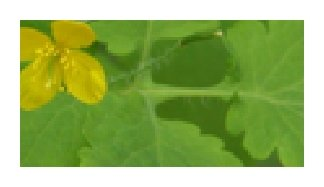
#> input picture The-flower-image-magnified-by-a-factor-of-3-Left-to-right-a-low-resolution-image-b.png, 324 x 187 px
$ python sharpaning.py
#> lines starting #> are read from the running program, lines starting #| are printed output that depends on the picture
import cv2
import numpy as np

image = cv2.imread("The-flower-image-magnified-by-a-factor-of-3-Left-to-right-a-low-resolution-image-b.png")
#> image is the input picture: shape (187, 324, 3); mean B, G, R 103.5, 179.1, 152.8

sharpanningKarnal = np.array([
    [0,-1,0],
    [-1,5,-1],
    [0,-1,0]
])

if image is None:
    print("image could not load")
else:
    sharpend = cv2.filter2D(image, -1 , sharpanningKarnal)
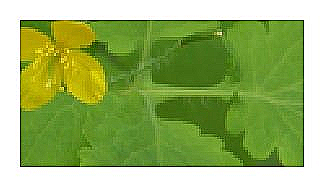
#> sharpend: shape (187, 324, 3); mean B, G, R 103.3, 177.5, 151.5
    cv2.imshow("original", image)
    cv2.imshow("sharped",sharpend)
    cv2.waitKey(0)
    cv2.destroyAllWindows()
